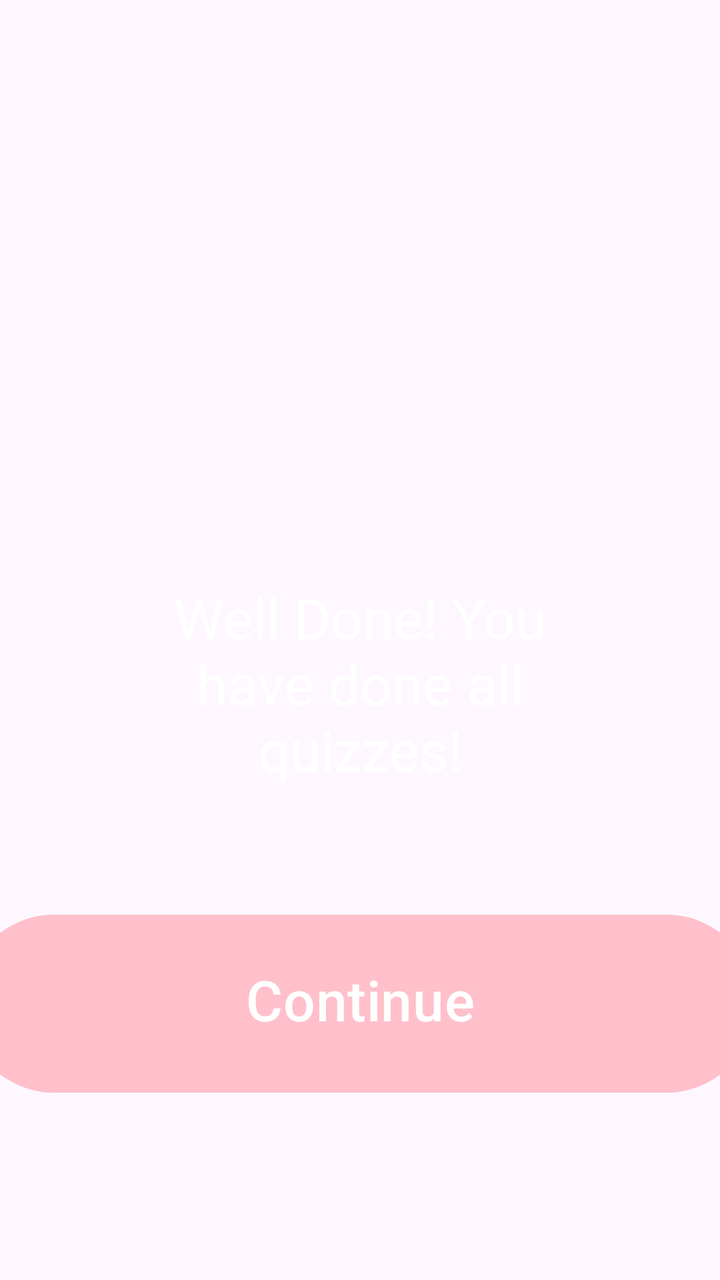
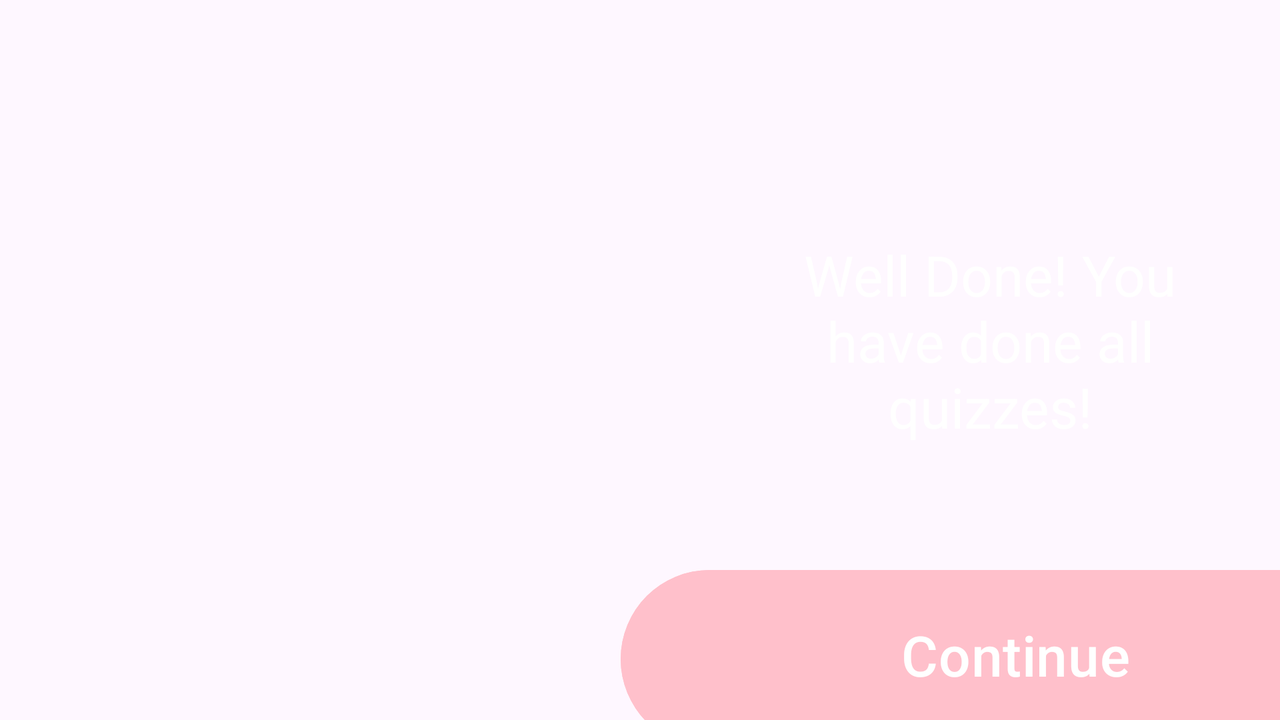

First picture: res/layout/ on a phone held upright. Second picture: the repository's own variant of that layout, on a device whose configuration matches the variant's folder. Source for both follows.
<!-- AndroidManifest.xml: application theme Theme.VNTravel -->
<!-- res/layout/activity_done_all_quiz.xml -->
<?xml version="1.0" encoding="utf-8"?>
<LinearLayout xmlns:android="http://schemas.android.com/apk/res/android"
    xmlns:app="http://schemas.android.com/apk/res-auto"
    xmlns:tools="http://schemas.android.com/tools"
    android:layout_width="match_parent"
    android:layout_height="match_parent"
    android:background="@drawable/bgapp"
    android:orientation="vertical"
    tools:context=".MainActivity_Quiz"
    >


    <ImageView
        android:id="@+id/bigboss"
        android:layout_width="180dp"
        android:layout_height="180dp"
        android:layout_gravity="center"
        android:layout_marginTop="70dp"
        android:src="@drawable/icboss" />

    <TextView
        android:id="@+id/textQuestion"
        android:layout_width="230dp"
        android:layout_height="wrap_content"
        android:layout_gravity="center"
        android:layout_marginTop="40dp"
        android:text="Well Done! You have done all quizzes!"
        android:textAlignment="center"
        android:textColor="#FFF"
        android:textSize="28sp" />

    <Button
        android:id="@+id/textTitle"
        android:layout_width="395dp"
        android:layout_height="97dp"
        android:layout_gravity="center"
        android:layout_marginTop="60dp"
        android:layout_marginBottom="-150dp"
        android:backgroundTint="@color/pink"
        android:paddingBottom="10dp"
        android:text="Continue"
        android:textAllCaps="false"
        android:textSize="28sp" />


</LinearLayout>
<!-- resources referenced by this layout -->
<resources>
  <color name="pink">#FFC0CB</color>
  <style name="Theme.VNTravel" parent="Base.Theme.VNTravel" />
  <style name="Base.Theme.VNTravel" parent="Theme.Material3.DayNight.NoActionBar">
          <item name="android:windowFullscreen">true</item>
          <item name="android:editTextColor">@color/white</item>
          <item name="android:textColorHint">@color/white</item>
      </style>
  <color name="white">#FFFFFFFF</color>
</resources>
<!-- res/layout-land/activity_done_all_quiz.xml (the repository's variant of the layout above) -->
<!-- drawn on the phone turned sideways -->
<?xml version="1.0" encoding="utf-8"?>
<LinearLayout xmlns:android="http://schemas.android.com/apk/res/android"
    xmlns:app="http://schemas.android.com/apk/res-auto"
    xmlns:tools="http://schemas.android.com/tools"
    android:layout_width="match_parent"
    android:layout_height="match_parent"
    android:background="@drawable/bgapp"
    tools:context=".MainActivity_Quiz">


    <ImageView
        android:id="@+id/bigboss"
        android:layout_width="180dp"
        android:layout_height="180dp"
        android:layout_gravity="center"
        android:layout_marginTop="-10dp"
        android:layout_marginLeft="100dp"
        android:src="@drawable/icboss" />

    <TextView
        android:id="@+id/textQuestion"
        android:layout_width="230dp"
        android:layout_height="wrap_content"
        android:layout_gravity="center"
        android:layout_marginLeft="100dp"
        android:layout_marginTop="-10dp"
        android:text="Well Done! You have done all quizzes!"
        android:textAlignment="center"
        android:textColor="#FFF"
        android:textSize="28sp" />

    <Button
        android:id="@+id/textTitle"
        android:layout_width="395dp"
        android:layout_height="97dp"
        android:layout_gravity="center"
        android:layout_marginLeft="-300dp"
        android:layout_marginBottom="-150dp"
        android:backgroundTint="@color/pink"
        android:paddingBottom="10dp"
        android:text="Continue"
        android:textAllCaps="false"
        android:textSize="28sp" />


</LinearLayout>
